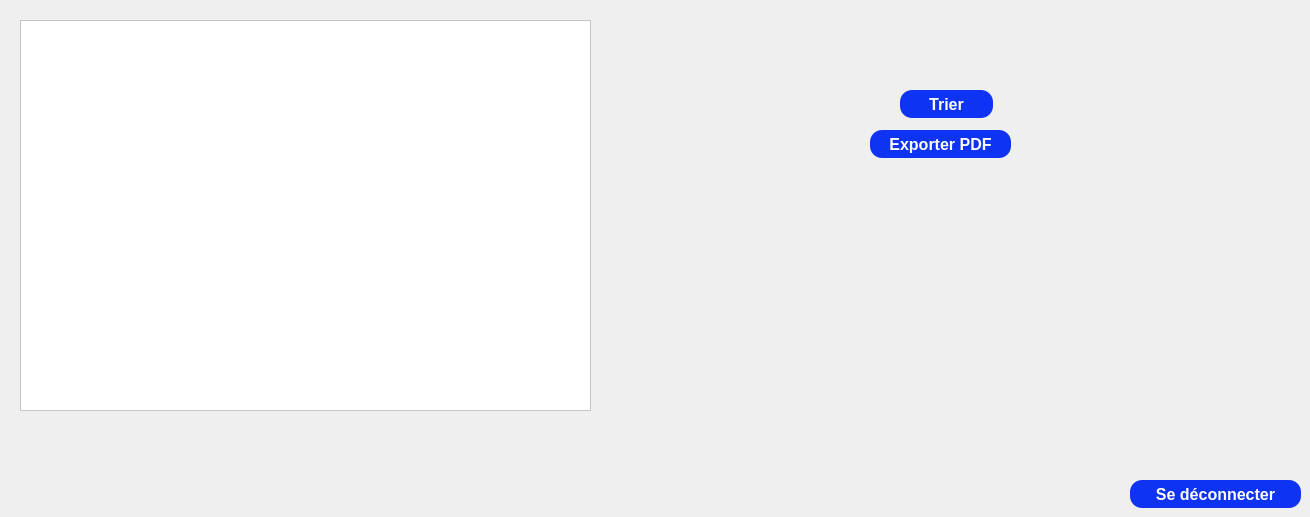
      <widget class="QWidget" name="tab_13">
       <attribute name="title">
        <string>Afficher</string>
       </attribute>
       <widget class="QTableView" name="tab_normes_3">
        <property name="geometry">
         <rect>
          <x>20</x>
          <y>20</y>
          <width>571</width>
          <height>391</height>
         </rect>
        </property>
        <property name="styleSheet">
         <string notr="true">background-color: white;</string>
        </property>
       </widget>
       <widget class="QPushButton" name="pushButton_18">
        <property name="geometry">
         <rect>
          <x>870</x>
          <y>130</y>
          <width>141</width>
          <height>28</height>
         </rect>
        </property>
        <property name="styleSheet">
         <string notr="true">QPushButton{
	padding: 0px 16px;


width: 86px;
height: 48px;
left: 1996px;
top: 64px;

/* Blue/50 */
background: #0E33F2;
border-radius: 12px;


/* Button */

width: 54px;
height: 24px;

font-family: 'Inter';
font-style: normal;
font-weight: 800;
font-size: 16px;
line-height: 24px;
/* identical to box height, or 150% */

/* Base/100 */
color: #FFFFFF;
}

QPushButton:hover{
	padding: 0px 16px;


width: 86px;
height: 48px;
left: 1996px;
top: 64px;

/* Blue/50 */
background: #0B28C2;
border-radius: 12px;


/* Button */

width: 54px;
height: 24px;

font-family: 'Inter';
font-style: normal;
font-weight: 800;
font-size: 16px;
line-height: 24px;
/* identical to box height, or 150% */

/* Base/100 */
color: #FFFFFF;
}


QPushButton:pressed{
	padding: 0px 16px;


width: 86px;
height: 48px;
left: 1996px;
top: 64px;

/* Blue/50 */
background: #081E91;
border-radius: 12px;


/* Button */

width: 54px;
height: 24px;

font-family: 'Inter';
font-style: normal;
font-weight: 800;
font-size: 16px;
line-height: 24px;
/* identical to box height, or 150% */

/* Base/100 */
color: #FFFFFF;
}</string>
        </property>
        <property name="text">
         <string>Exporter PDF</string>
        </property>
       </widget>
       <widget class="QPushButton" name="pushButton_19">
        <property name="geometry">
         <rect>
          <x>900</x>
          <y>90</y>
          <width>93</width>
          <height>28</height>
         </rect>
        </property>
        <property name="minimumSize">
         <size>
          <width>93</width>
          <height>28</height>
         </size>
        </property>
        <property name="styleSheet">
         <string notr="true">QPushButton{
	padding: 0px 16px;


width: 86px;
height: 48px;
left: 1996px;
top: 64px;

/* Blue/50 */
background: #0E33F2;
border-radius: 12px;


/* Button */

width: 54px;
height: 24px;

font-family: 'Inter';
font-style: normal;
font-weight: 800;
font-size: 16px;
line-height: 24px;
/* identical to box height, or 150% */

/* Base/100 */
color: #FFFFFF;
}

QPushButton:hover{
	padding: 0px 16px;


width: 86px;
height: 48px;
left: 1996px;
top: 64px;

/* Blue/50 */
background: #0B28C2;
border-radius: 12px;


/* Button */

width: 54px;
height: 24px;

font-family: 'Inter';
font-style: normal;
font-weight: 800;
font-size: 16px;
line-height: 24px;
/* identical to box height, or 150% */

/* Base/100 */
color: #FFFFFF;
}


QPushButton:pressed{
	padding: 0px 16px;


width: 86px;
height: 48px;
left: 1996px;
top: 64px;

/* Blue/50 */
background: #081E91;
border-radius: 12px;


/* Button */

width: 54px;
height: 24px;

font-family: 'Inter';
font-style: normal;
font-weight: 800;
font-size: 16px;
line-height: 24px;
/* identical to box height, or 150% */

/* Base/100 */
color: #FFFFFF;
}</string>
        </property>
        <property name="text">
         <string>Trier</string>
        </property>
       </widget>
       <widget class="QPushButton" name="logoutButton_3">
        <property name="geometry">
         <rect>
          <x>1130</x>
          <y>480</y>
          <width>171</width>
          <height>28</height>
         </rect>
        </property>
        <property name="styleSheet">
         <string notr="true">QPushButton{
	padding: 0px 16px;


width: 86px;
height: 48px;
left: 1996px;
top: 64px;

/* Blue/50 */
background: #0E33F2;
border-radius: 12px;


/* Button */

width: 54px;
height: 24px;

font-family: 'Inter';
font-style: normal;
font-weight: 800;
font-size: 16px;
line-height: 24px;
/* identical to box height, or 150% */

/* Base/100 */
color: #FFFFFF;
}

QPushButton:hover{
	padding: 0px 16px;


width: 86px;
height: 48px;
left: 1996px;
top: 64px;

/* Blue/50 */
background: #0B28C2;
border-radius: 12px;


/* Button */

width: 54px;
height: 24px;

font-family: 'Inter';
font-style: normal;
font-weight: 800;
font-size: 16px;
line-height: 24px;
/* identical to box height, or 150% */

/* Base/100 */
color: #FFFFFF;
}


QPushButton:pressed{
	padding: 0px 16px;


width: 86px;
height: 48px;
left: 1996px;
top: 64px;

/* Blue/50 */
background: #081E91;
border-radius: 12px;


/* Button */

width: 54px;
height: 24px;

font-family: 'Inter';
font-style: normal;
font-weight: 800;
font-size: 16px;
line-height: 24px;
/* identical to box height, or 150% */

/* Base/100 */
color: #FFFFFF;
}</string>
        </property>
        <property name="text">
         <string>Se déconnecter</string>
        </property>
       </widget>
      </widget>
